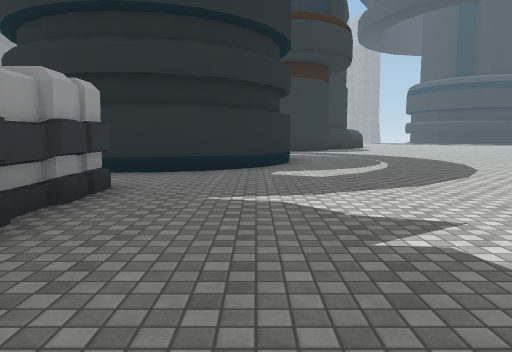
view 1 (above)

21 first-person views from a walk through a scene from a Unity 3-D project. The camera is 1.3 m above the floor, tilts 6° down and sees 70° across. The floor is counted in squares, 2 m on a side. Each view is taken from the middle of a square. On the plan, view 1 faces up. The plan holds only what a view shows up to about 11 squares ahead; the rest is blank. The place goes on beyond the plan. The player character is not drawn. Some surface patterns are stand-ins.

view 2
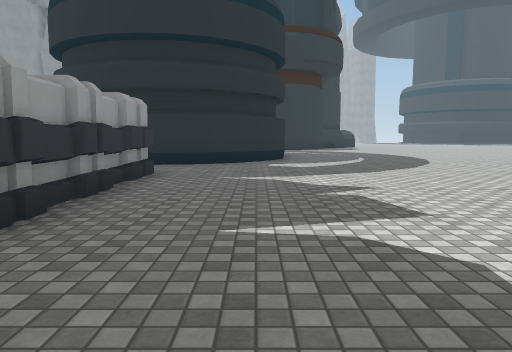

view 3
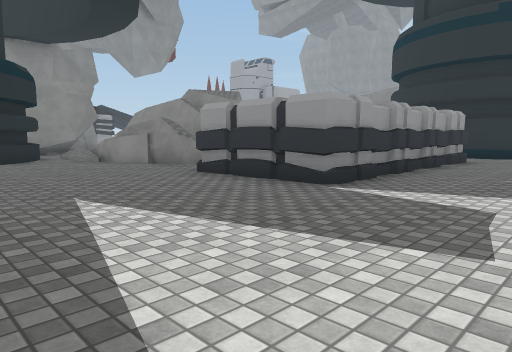

view 4
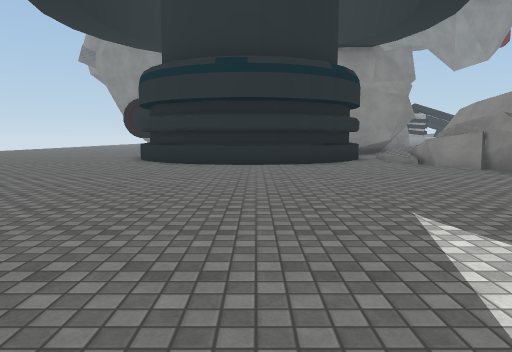

view 5
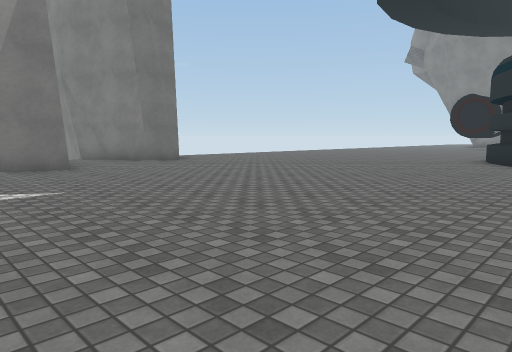

view 6
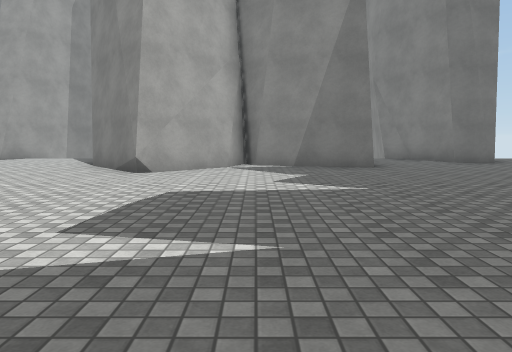

view 7
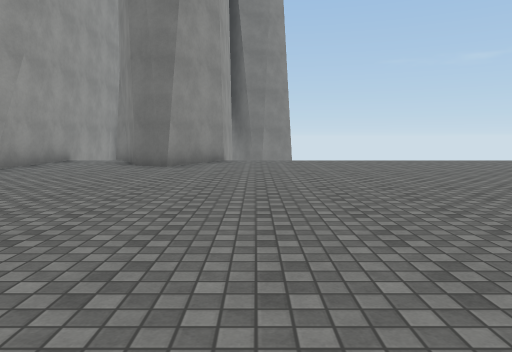

view 8
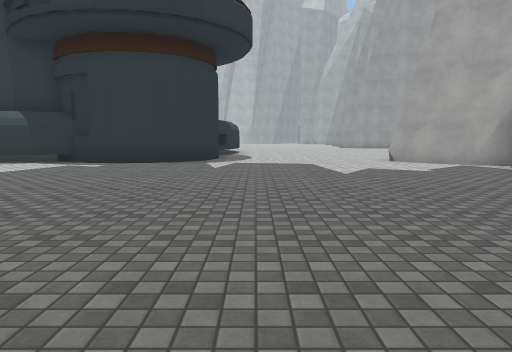

view 9
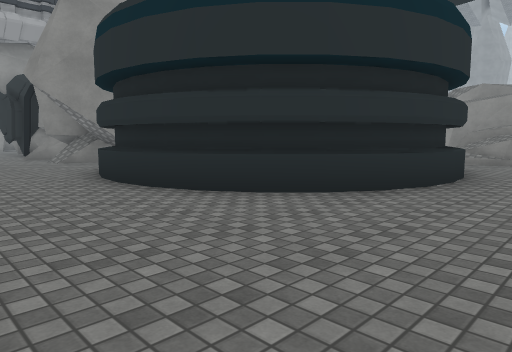

view 10
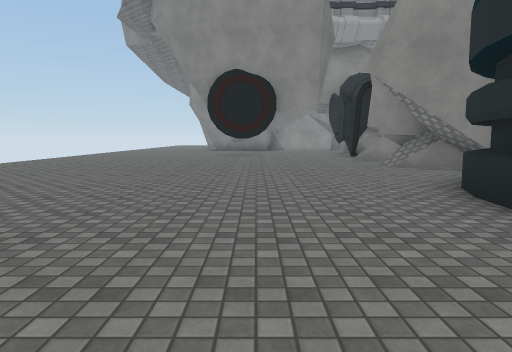

view 11
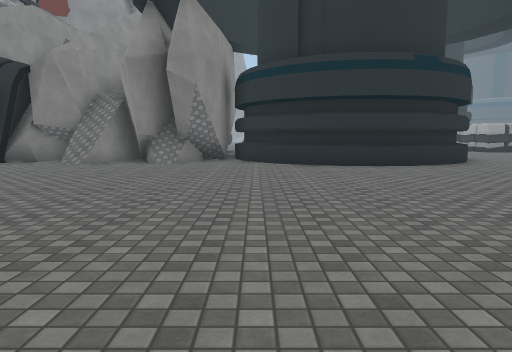

view 12
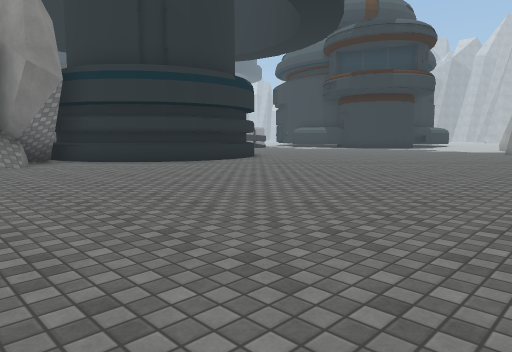

view 13
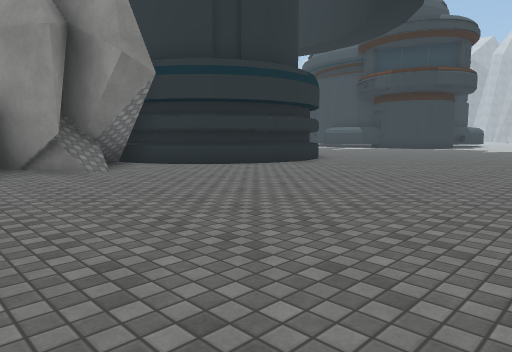

view 14
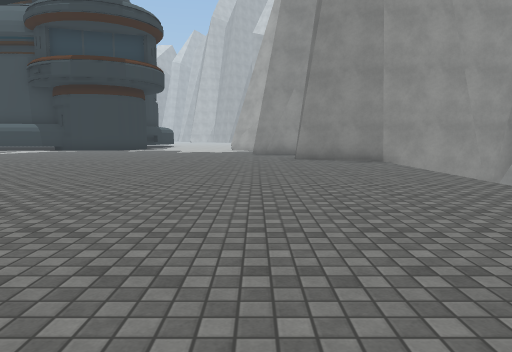

view 15
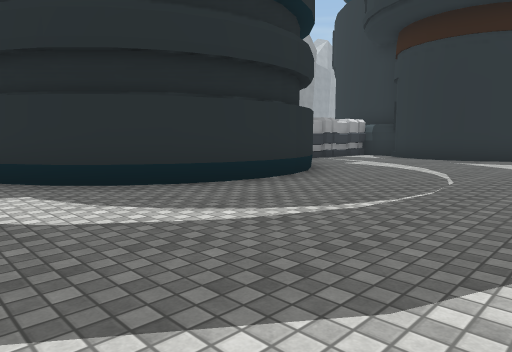

view 16
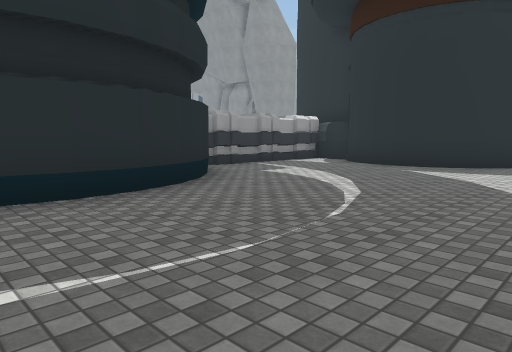

view 17
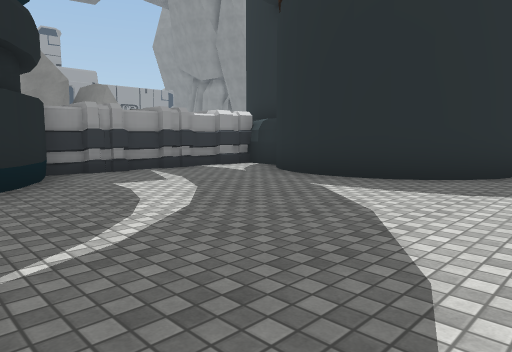

view 18
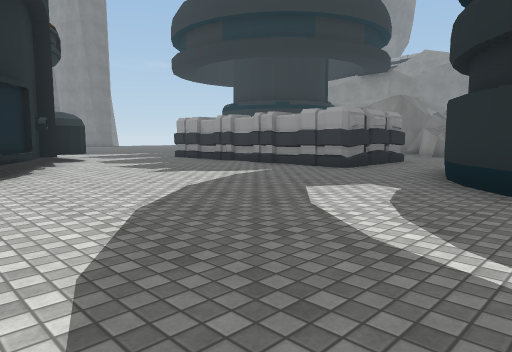

view 19
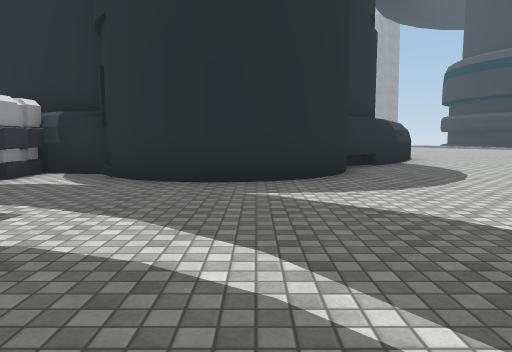

view 20
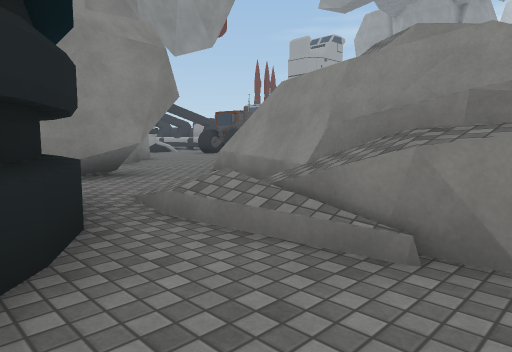

view 21
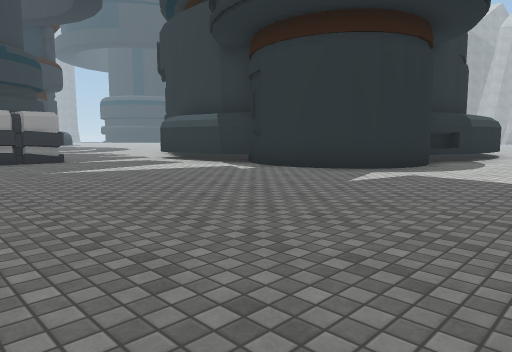

### Floor plan
Key: @ floor where view 1 was taken; # wall or solid block; x gap in a wall; . main floor; : floor 1.75 m higher than the main floor; + floor 3.75 m higher than the main floor; / step, stairs or slope; = window, fence, low wall or low ledge; v drop or lower ground; O other object.
Columns run from 20 left of view 1 to 5 right of it. Each row starts with its distance up from view 1.
 20                        ##.
 19                   ###  #..
 18                   #.####..
 17                   #.......
 16                   #.......
 15                   #.......
 14                   #.......
 13                   ##O.....
 12                    ##.....
 11                      O....
 10                      O....
  9                    ##.....
  8                   ##O.....
  7                 O##O......
  6                ...........
  5                .###.......
  4                ## #......
  3                   #......
  2   ....   ##       #.....#
  1   #....##=+       #....##
  0   ##....###v#     #.@..#
 -1       #...=:##x####...##
 -2       #..///=...##...##
 -3         #O...........##
 -4         ###...........#
 -5           #O..........#
 -6     ##    ##..........#
 -7 #######   ##..........#
 -8 #####O#  ##...........####
 -9 .=##..####O...............
-10 ..........................
-11 ........................
-12 .........................
-13 .........................
-14 ......................#...
-15 ..................#..###..
-16 ..................#### ##.
-17 ..............##..#
-18 .............###..#
-19              # ####

Where each view was taken, in squares from view 1:
view 1: 0 up, 0 right, facing up
view 2: 2 down, 0 right, facing up
view 3: 6 down, 1 right, facing up-left
view 4: 6 down, 0 right, facing left
view 5: 7 down, 0 right, facing down-left
view 6: 7 down, 0 right, facing down
view 7: 8 down, 8 left, facing down
view 8: 10 down, 8 left, facing right
view 9: 12 down, 7 left, facing up-left
view 10: 12 down, 9 left, facing left
view 11: 18 down, 15 left, facing up
view 12: 18 down, 19 left, facing up-right
view 13: 16 down, 20 left, facing up-right
view 14: 15 down, 17 left, facing right
view 15: 6 up, 5 right, facing up-left
view 16: 9 up, 5 right, facing up-left
view 17: 12 up, 5 right, facing up-left
view 18: 9 up, 5 right, facing down-left
view 19: 12 up, 2 right, facing up
view 20: 4 down, 8 left, facing up-left
view 21: 12 down, 5 left, facing up-right
